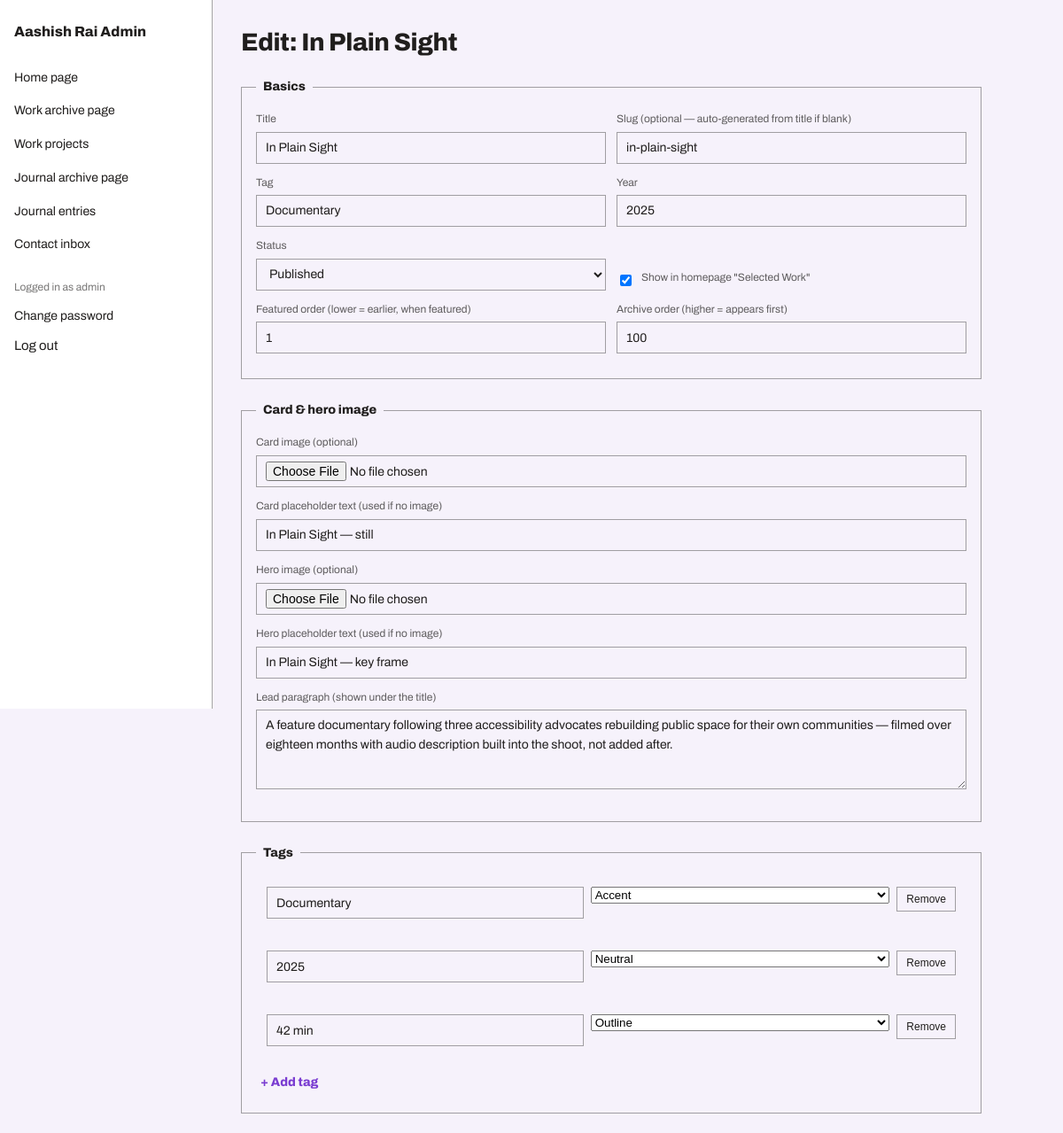
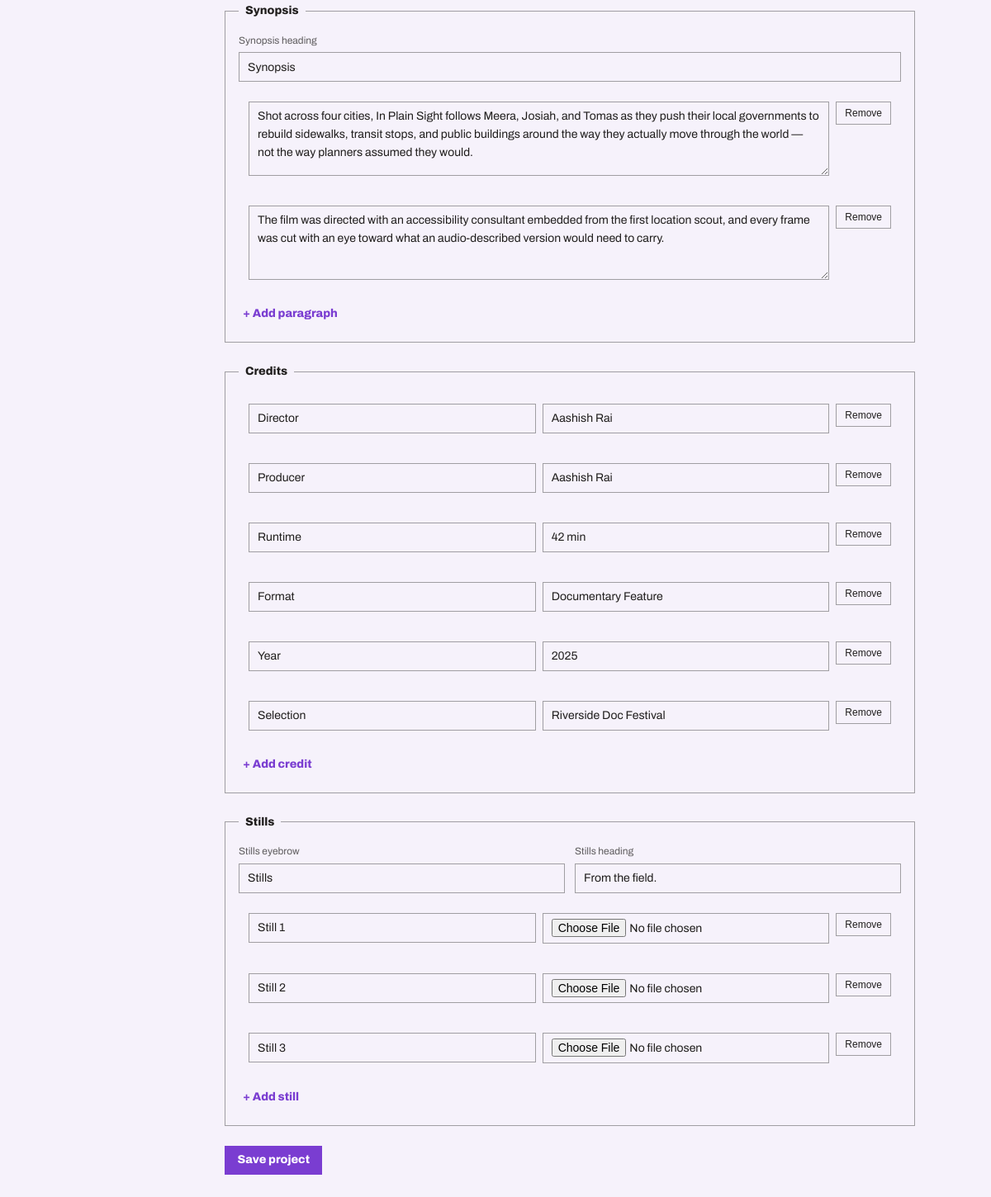
Page /admin/work-project-edit.php?id=1 (signed in) on the committed database (2 pictures, top to bottom).
### tables this page shows
CREATE TABLE work_projects (
  id INT UNSIGNED PRIMARY KEY AUTO_INCREMENT,
  slug VARCHAR(191) NOT NULL UNIQUE,
  title VARCHAR(160) NOT NULL,
  tag VARCHAR(64) NOT NULL,
  year VARCHAR(8) NOT NULL,
  card_image_path VARCHAR(255) NULL,
  card_placeholder_text VARCHAR(160) NOT NULL,
  lead TEXT NOT NULL,
  hero_image_path VARCHAR(255) NULL,
  hero_placeholder_text VARCHAR(160) NOT NULL,
  synopsis_heading VARCHAR(120) NOT NULL DEFAULT 'Synopsis',
  synopsis_paragraphs JSON NOT NULL,
  credits JSON NOT NULL,
  tags JSON NOT NULL,
  stills_eyebrow VARCHAR(64) NOT NULL DEFAULT 'Stills',
  stills_heading VARCHAR(120) NOT NULL DEFAULT 'From the field.',
  stills JSON NOT NULL,
  is_featured TINYINT(1) NOT NULL DEFAULT 0,
  featured_sort_order INT NOT NULL DEFAULT 0,
  archive_sort_order INT NOT NULL DEFAULT 0,
  status ENUM('published','draft') NOT NULL DEFAULT 'published',
  created_at TIMESTAMP NOT NULL DEFAULT CURRENT_TIMESTAMP,
  updated_at TIMESTAMP NOT NULL DEFAULT CURRENT_TIMESTAMP ON UPDATE CURRENT_TIMESTAMP,
  INDEX idx_featured (status, is_featured, featured_sort_order),
  INDEX idx_archive (status, archive_sort_order)
);

### includes/functions.php (called while the page is built)
<?php
function asset_url(string $path): string
{
    return '/assets/' . ltrim($path, '/');
}
function e(string $value): string
{
    return htmlspecialchars($value, ENT_QUOTES, 'UTF-8');
}

### config/database.php (called while the page is built, shortened)
<?php
function get_db(): PDO
{
    static $pdo = null;
    if ($pdo instanceof PDO) {
        return $pdo;
    }
    $host = getenv('DB_HOST') ?: 'localhost';
    $name = getenv('DB_NAME') ?: '';
    $user = getenv('DB_USER') ?: '';
    $pass = getenv('DB_PASS') ?: '';
    $dsn = "mysql:host={$host};dbname={$name};charset=utf8mb4";
    try {
        $pdo = new PDO($dsn, $user, $pass, [
            PDO::ATTR_ERRMODE => PDO::ERRMODE_EXCEPTION,
            PDO::ATTR_DEFAULT_FETCH_MODE => PDO::FETCH_ASSOC,
            PDO::ATTR_EMULATE_PREPARES => false,
        ]);
    } catch (PDOException $e) {
        if (APP_ENV !== 'production') {
            throw $e;
        }
        error_log('Database connection failed: ' . $e->getMessage());
        die('Something went wrong. Please try again later.');
    }
    return $pdo;
}

### admin/includes/auth.php (called while the page is built, shortened)
<?php
function current_admin(): ?array
{
    $stmt = get_db()->prepare('SELECT id, username FROM admin_users WHERE id = ?');
    $stmt->execute([$_SESSION['admin_user_id']]);
    $user = $stmt->fetch();
    return $user === false ? null : $user;
}
function require_login(): array
{
    $user = current_admin();
    return $user;
}

### includes/content.php (called while the page is built, shortened)
<?php
require_once __DIR__ . '/../config/database.php';
function decode_work_project(array $row): array
{
    $row['synopsis_paragraphs'] = json_decode($row['synopsis_paragraphs'], true);
    $row['credits'] = json_decode($row['credits'], true);
    $row['tags'] = json_decode($row['tags'], true);
    $row['stills'] = json_decode($row['stills'], true);
    return $row;
}

### admin/work-project-edit.php (the view, shortened to what this page needs)
<?php
require_once __DIR__ . '/includes/auth.php';
$adminUser = require_login();
$pdo = get_db();
$id = isset($_GET['id']) ? (int) $_GET['id'] : (isset($_POST['id']) ? (int) $_POST['id'] : 0);
$isNew = $id === 0;
$project = [
    'title' => '', 'slug' => '', 'tag' => '', 'year' => '',
    'card_image_path' => null, 'card_placeholder_text' => '',
    'lead' => '', 'hero_image_path' => null, 'hero_placeholder_text' => '',
    'synopsis_heading' => 'Synopsis', 'synopsis_paragraphs' => [],
    'credits' => [], 'tags' => [],
    'stills_eyebrow' => 'Stills', 'stills_heading' => 'From the field.', 'stills' => [],
    'is_featured' => 0, 'featured_sort_order' => 0, 'archive_sort_order' => 0,
    'status' => 'published',
];
if (!$isNew) {
    $stmt = $pdo->prepare('SELECT * FROM work_projects WHERE id = ?');
    $stmt->execute([$id]);
    $row = $stmt->fetch();
    $project = decode_work_project($row);
}
require __DIR__ . '/includes/header.php';
?>
<h1><?= $isNew ? 'New work project' : e('Edit: ' . $project['title']) ?></h1>
<form method="post" enctype="multipart/form-data" class="admin-form">
<fieldset>
<legend>Basics</legend>
<div class="field-row">
<div class="field"><label>Title</label><input class="input" name="title" value="<?= e($project['title']) ?>" required></div>
<div class="field"><label>Slug (optional — auto-generated from title if blank)</label><input class="input" name="slug" value="<?= e($project['slug']) ?>" placeholder="e.g. in-plain-sight"></div>
</div>
<div class="field-row">
<div class="field"><label>Tag</label><input class="input" name="tag" value="<?= e($project['tag']) ?>" required></div>
<div class="field"><label>Year</label><input class="input" name="year" value="<?= e($project['year']) ?>" required></div>
</div>
<div class="field-row">
<div class="field"><label>Status</label>
<select class="input" name="status">
<option value="published" <?= $project['status'] === 'published' ? 'selected' : '' ?>>Published</option>
</select>
</div>
<div class="field admin-checkbox-field" style="align-self:flex-end">
<input type="checkbox" id="is_featured" name="is_featured" value="1" <?= $project['is_featured'] ? 'checked' : '' ?>>
<label for="is_featured">Show in homepage "Selected Work"</label>
</div>
</div>
<div class="field-row">
<div class="field"><label>Featured order (lower = earlier, when featured)</label><input class="input" type="number" name="featured_sort_order" value="<?= (int) $project['featured_sort_order'] ?>"></div>
<div class="field"><label>Archive order (higher = appears first)</label><input class="input" type="number" name="archive_sort_order" value="<?= (int) $project['archive_sort_order'] ?>"></div>
</div>
</fieldset>
<fieldset>
<legend>Card &amp; hero image</legend>
<div class="field"><label>Card image (optional)</label><input class="input" type="file" name="card_image" accept="image/jpeg,image/png,image/webp"></div>
<div class="field"><label>Card placeholder text (used if no image)</label><input class="input" name="card_placeholder_text" value="<?= e($project['card_placeholder_text']) ?>"></div>
<div class="field"><label>Hero image (optional)</label><input class="input" type="file" name="hero_image" accept="image/jpeg,image/png,image/webp"></div>
<div class="field"><label>Hero placeholder text (used if no image)</label><input class="input" name="hero_placeholder_text" value="<?= e($project['hero_placeholder_text']) ?>"></div>
<div class="field"><label>Lead paragraph (shown under the title)</label><textarea class="input" name="lead"><?= e($project['lead']) ?></textarea></div>
</fieldset>
<fieldset>
<legend>Tags</legend>
<div class="repeater" data-repeater>
<div class="repeater-items">
<?php foreach ($project['tags'] as $i => $tag): ?>
<div class="repeater-item">
<input class="input" name="tags[<?= $i ?>][label]" value="<?= e($tag['label']) ?>" placeholder="Label">
<select name="tags[<?= $i ?>][variant]">
<option value="accent" <?= $tag['variant'] === 'accent' ? 'selected' : '' ?>>Accent</option>
<option value="neutral" <?= $tag['variant'] === 'neutral' ? 'selected' : '' ?>>Neutral</option>
<option value="outline" <?= $tag['variant'] === 'outline' ? 'selected' : '' ?>>Outline</option>
</select>
<button type="button" class="repeater-remove">Remove</button>
</div>
<?php endforeach; ?>
</div>
<button type="button" class="btn btn-ghost repeater-add">+ Add tag</button>
</div>
</fieldset>
<fieldset>
<legend>Synopsis</legend>
<div class="field"><label>Synopsis heading</label><input class="input" name="synopsis_heading" value="<?= e($project['synopsis_heading']) ?>"></div>
<div class="repeater" data-repeater>
<div class="repeater-items">
<?php foreach ($project['synopsis_paragraphs'] as $i => $para): ?>
<div class="repeater-item">
<textarea class="input" name="synopsis_paragraphs[<?= $i ?>][text]" placeholder="Paragraph text"><?= e($para['text']) ?></textarea>
<button type="button" class="repeater-remove">Remove</button>
</div>
<?php endforeach; ?>
</div>
<button type="button" class="btn btn-ghost repeater-add">+ Add paragraph</button>
</div>
</fieldset>
<fieldset>
<legend>Credits</legend>
<div class="repeater" data-repeater>
<div class="repeater-items">
<?php foreach ($project['credits'] as $i => $credit): ?>
<div class="repeater-item">
<input class="input" name="credits[<?= $i ?>][label]" value="<?= e($credit['label']) ?>" placeholder="Label (e.g. Director)">
<input class="input" name="credits[<?= $i ?>][value]" value="<?= e($credit['value']) ?>" placeholder="Value">
<button type="button" class="repeater-remove">Remove</button>
</div>
<?php endforeach; ?>
</div>
<button type="button" class="btn btn-ghost repeater-add">+ Add credit</button>
</div>
</fieldset>
<fieldset>
<legend>Stills</legend>
<div class="field-row">
<div class="field"><label>Stills eyebrow</label><input class="input" name="stills_eyebrow" value="<?= e($project['stills_eyebrow']) ?>"></div>
<div class="field"><label>Stills heading</label><input class="input" name="stills_heading" value="<?= e($project['stills_heading']) ?>"></div>
</div>
<div class="repeater" data-repeater>
<div class="repeater-items">
<?php foreach ($project['stills'] as $i => $still): ?>
<div class="repeater-item">
<input class="input" name="stills[<?= $i ?>][placeholder]" value="<?= e($still['placeholder']) ?>" placeholder="Caption / placeholder text">
<input class="input" type="file" name="stills[<?= $i ?>][image]" accept="image/jpeg,image/png,image/webp">
<button type="button" class="repeater-remove">Remove</button>
</div>
<?php endforeach; ?>
</div>
<button type="button" class="btn btn-ghost repeater-add">+ Add still</button>
</div>
</fieldset>
<button type="submit" class="btn btn-primary">Save project</button>
</form>
<?php require __DIR__ . '/includes/footer.php'; ?>

### admin/includes/header.php (shortened to what this page needs)
<!DOCTYPE html>
<html lang="en">
<head>
<link rel="stylesheet" href="<?= asset_url('css/style.css') ?>">
<link rel="stylesheet" href="<?= asset_url('css/admin.css') ?>">
</head>
<body class="admin-body">
<div class="admin-shell">
<nav class="admin-sidebar">
<a href="/admin/index.php" class="admin-brand"><?= e(SITE_NAME) ?> Admin</a>
<div class="admin-nav-group">
<a href="/admin/settings-home.php">Home page</a>
<a href="/admin/settings-work.php">Work archive page</a>
<a href="/admin/work-projects.php">Work projects</a>
<a href="/admin/settings-journal.php">Journal archive page</a>
<a href="/admin/journal-entries.php">Journal entries</a>
<a href="/admin/contact-submissions.php">Contact inbox</a>
</div>
<div class="admin-nav-group">
<span class="admin-nav-user">Logged in as <?= e($adminUser['username'] ?? '') ?></span>
<a href="/admin/change-password.php">Change password</a>
<form action="/admin/logout.php" method="post" class="admin-logout-form">
<button type="submit" class="admin-link-button">Log out</button>
</form>
</div>
</nav>
<main class="admin-main">

### assets/css/style.css (style rules this page uses)
:root { --color-bg: #ffffff; --color-surface: #f6f2fb; --color-text: #201e1d; --color-accent: #7a3dd1; --color-accent-2: #7a3dd1; --color-divider: color-mix(in srgb, #201e1d 40%, transparent); --color-neutral-100: #f8f4f4; --color-neutral-200: #eae7e7; --color-neutral-300: #d7d3d3; --color-neutral-400: #bab6b6; --color-neutral-500: #9b9797; --color-neutral-600: #7d7979; --color-neutral-700: #605d5d; --color-neutral-800: #444141; --color-neutral-900: #2d2b2b; --color-accent-100: #f5edfc; --color-accent-200: #e6d2f7; --color-accent-300: #cfa9ef; --color-accent-400: #af79e2; --color-accent-500: #8f52d3; --color-accent-600: #64299f; --color-accent-700: #4c1e7a; --color-accent-800: #351454; --color-accent-900: #1f0c33; --color-accent-2-100: #f5edfc; --color-accent-2-200: #e6d2f7; --color-accent-2-300: #cfa9ef; --color-accent-2-400: #af79e2; --color-accent-2-500: #8f52d3; --color-accent-2-600: #64299f; --color-accent-2-700: #4c1e7a; --color-accent-2-800: #351454; --color-accent-2-900: #1f0c33; --font-heading: "Archivo", system-ui, sans-serif; --font-heading-weight: 800; --font-body: "Archivo", system-ui, sans-serif; --space-1: 4.0px; --space-2: 8.0px; --space-3: 12.0px; --space-4: 16.0px; --space-6: 24.0px; --space-8: 32.0px; --radius-sm: 0px; --radius-md: 0px; --radius-lg: 0px; --shadow-sm: 0 1px 2px color-mix(in srgb, #2d2b2b 14%, transparent); --shadow-md: 0 3px 10px color-mix(in srgb, #2d2b2b 16%, transparent); --shadow-lg: 0 12px 32px color-mix(in srgb, #2d2b2b 22%, transparent); }
*, *::before, *::after { box-sizing: border-box; }
html { scroll-behavior: smooth; }
body { margin: 0; background: var(--color-bg); color: var(--color-text); font-family: var(--font-body); font-size: 15px; line-height: 1.55; font-weight: 400; }
h1, h2, h3, h4, h5, h6 { font-family: var(--font-heading); font-weight: var(--font-heading-weight); line-height: 1.12; letter-spacing: -0.015em; margin: 0 0 var(--space-2); }
h1 { font-size: 42px; }
a { color: var(--color-accent); text-underline-offset: 3px; }
.btn { display: inline-flex; align-items: center; justify-content: center; gap: 6px; cursor: pointer; text-decoration: none; font-family: var(--font-heading); font-weight: var(--font-heading-weight); font-size: 14px; line-height: 1.2; color: var(--color-text); background: transparent; border: 1px solid transparent; padding: var(--space-2) calc(var(--space-3) * 1.2); border-radius: var(--radius-md); }
.btn-primary { background: var(--color-accent); color: var(--color-bg); }
.btn-ghost { color: var(--color-accent); padding-inline: var(--space-1); }
.field > label { display: block; font-size: 12px; margin-bottom: 5px; color: color-mix(in srgb, var(--color-text) 70%, transparent); }
.input { width: 100%; min-height: 36px; padding: 6px 10px; font: inherit; font-size: 14px; color: var(--color-text); caret-color: var(--color-accent); background: var(--color-surface); border: 1px solid var(--color-divider); border-radius: var(--radius-md); }
textarea.input { min-height: 90px; resize: vertical; }

### rows in the picture
work_projects: title "Edit: In Plain Sight", title "In Plain Sight", slug "in-plain-sight", tag "Documentary", year "2025", status "Published", is_featured "☑", featured_sort_order "1", archive_sort_order "100", card_placeholder_text "In Plain Sight — still", hero_placeholder_text "In Plain Sight — key frame", lead "A feature documentary following three accessibility advocates rebuilding public space for their own communities — filmed over eighteen months with audio description built into the shoot, not added after.", synopsis_heading "Synopsis", stills_eyebrow "Stills", stills_heading "From the field."

### other values in the picture
SITE_NAME "Aashish Rai"
$adminUser['username'] "admin"
